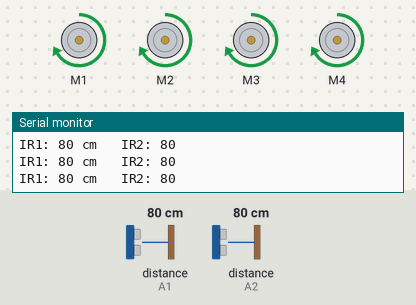
The sketch below on a simulated Arduino Uno, built with avr-gcc and run on an emulated ATmega328P. Parts: 4 × DC motor (green arrow = forward, orange = backward, longer = faster), the last lines printed to the serial monitor. The inputs (shaded band) are chosen by the test bench; at power-on: distance to the obstacle (sensors on A1, A2) 80 cm.

Above: at 1.2 s.
1.3 s: distance to the obstacle (sensor on A1) set to 21 cm
2.8 s: distance to the obstacle (sensor on A1) set to 18 cm
At 4.0 s:
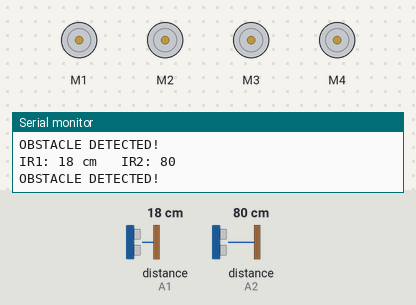
5.8 s: distance to the obstacle (sensor on A1) set to 35 cm
7.3 s: distance to the obstacle (sensor on A1) set to 2 cm
At 7.87 s:
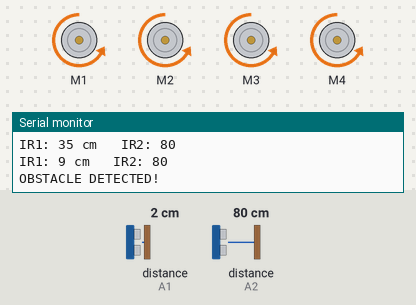
Timing chart, 0 to 11.3 s (numbered marks = the images above; inputs shaded):
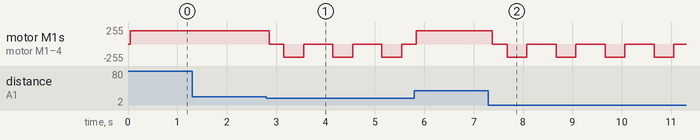

Measured:
- the behaviour switches between 20 and 19 cm on distance to the obstacle (sensor on A1) (found by bisection; images 0 and 1)
- after the input at 2.8 s, motor M1–4: forward 200/255 → stopped after 0.06 s, then repeats every 0.99 s: backward 200/255 0.40 s, stopped 0.59 s
- after the input at 7.3 s, motor M1–4: forward 200/255 → stopped after 0.08 s, then repeats every 0.99 s: backward 200/255 0.40 s, stopped 0.59 s

The sketch:

5_3_Auto_Move_IR.ino
```cpp
#include <AFMotor.h>
#include <SharpIR.h>

// ======== MOTOR SETUP ======== //
AF_DCMotor M1(1);   // Front Left
AF_DCMotor M2(2);   // Front Right
AF_DCMotor M3(3);   // Rear Right
AF_DCMotor M4(4);   // Rear Left

// ======== SHARP IR SETUP ======== //
#define IR1 A1
#define IR2 A2
#define model 1080   // GP2Y0A21YK0F model code

SharpIR SharpIR1(IR1, model);
SharpIR SharpIR2(IR2, model);

int safeDistance = 20;  // cm threshold

// ======== MOTOR SPEED ======== //
void setup() {
  Serial.begin(9600);

  M1.setSpeed(200);
  M2.setSpeed(200);
  M3.setSpeed(200);
  M4.setSpeed(200);
}

// ======== MOVEMENT FUNCTIONS ======== //
void stopMove() {
  M1.run(RELEASE);
  M2.run(RELEASE);
  M3.run(RELEASE);
  M4.run(RELEASE);
}

void forward() {
  M1.run(FORWARD);
  M2.run(FORWARD);
  M3.run(FORWARD);
  M4.run(FORWARD);
}

void backward() {
  M1.run(BACKWARD);
  M2.run(BACKWARD);
  M3.run(BACKWARD);
  M4.run(BACKWARD);
}

void turnLeft() {
  M1.run(BACKWARD);
  M2.run(FORWARD);
  M3.run(FORWARD);
  M4.run(BACKWARD);
}

void turnRight() {
  M1.run(FORWARD);
  M2.run(BACKWARD);
  M3.run(BACKWARD);
  M4.run(FORWARD);
}

// ======== OBSTACLE DETECTION FUNCTION ======== //
bool obstacleDetected() {
  int d1 = SharpIR1.distance();
  int d2 = SharpIR2.distance();

  Serial.print("IR1: "); Serial.print(d1); Serial.print(" cm   ");
  Serial.print("IR2: "); Serial.println(d2);

  if (d1 < safeDistance || d2 < safeDistance) {
    return true;
  }
  return false;
}

// ======== MAIN LOOP ======== //
void loop() {
  if (obstacleDetected()) {
    Serial.println("OBSTACLE DETECTED!");
    stopMove();
    delay(300);

    backward();
    delay(400);

    stopMove();
    delay(200);

    // turnRight();
    // delay(400);

    stopMove();
  }
  else {
    forward();
  }

  delay(50);
}
```
